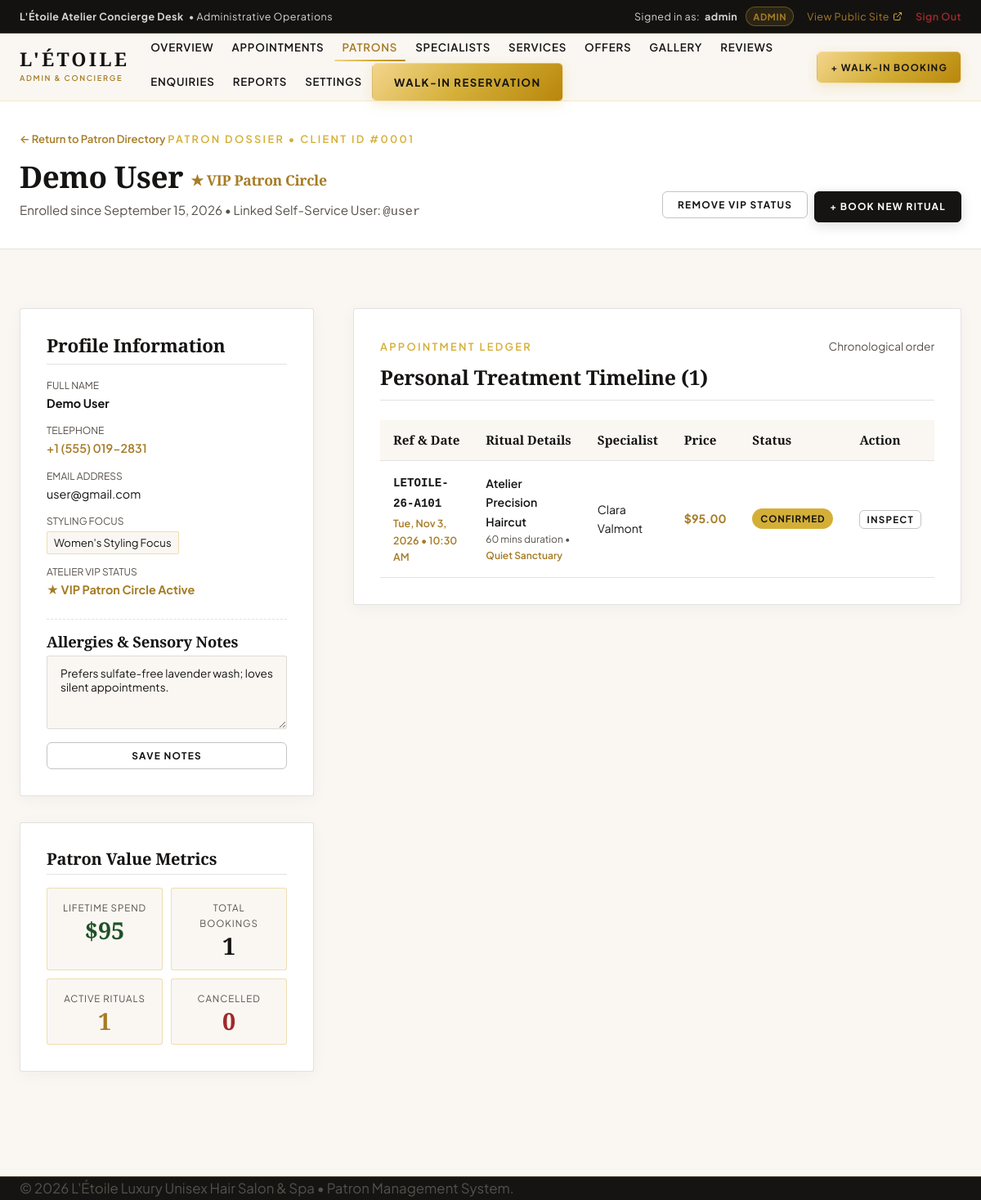
The app's page /admin-customer-detail.php?id=1 (signed in) with its own data.
### tables this page shows
CREATE TABLE `customers` (
  `id` INT UNSIGNED NOT NULL AUTO_INCREMENT,
  `user_id` INT UNSIGNED NULL DEFAULT NULL COMMENT 'Optional link if customer creates self-service account in future',
  `first_name` VARCHAR(50) NOT NULL,
  `last_name` VARCHAR(50) NOT NULL,
  `email` VARCHAR(100) NOT NULL,
  `phone` VARCHAR(25) NOT NULL,
  `gender_preference` ENUM('Unisex / Flexible', 'Women\'s Styling Focus', 'Men\'s Barbering Focus') NOT NULL DEFAULT 'Unisex / Flexible',
  `allergies_notes` TEXT NULL DEFAULT NULL COMMENT 'Chemical sensitivities, product allergies, or silent appointment preference',
  `is_vip` TINYINT(1) NOT NULL DEFAULT 0,
  `created_at` TIMESTAMP NOT NULL DEFAULT CURRENT_TIMESTAMP,
  `updated_at` TIMESTAMP NOT NULL DEFAULT CURRENT_TIMESTAMP ON UPDATE CURRENT_TIMESTAMP,
  PRIMARY KEY (`id`),
  UNIQUE KEY `uk_customers_email` (`email`),
  KEY `idx_customers_phone` (`phone`),
  KEY `idx_customers_name` (`last_name`, `first_name`),
  KEY `fk_customers_user_id` (`user_id`),
  CONSTRAINT `fk_customers_user` FOREIGN KEY (`user_id`) REFERENCES `users` (`id`) ON DELETE SET NULL ON UPDATE CASCADE
);

CREATE TABLE `users` (
  `id` INT UNSIGNED NOT NULL AUTO_INCREMENT,
  `username` VARCHAR(50) NOT NULL,
  `email` VARCHAR(100) NOT NULL,
  `password_hash` VARCHAR(255) NOT NULL COMMENT 'BCrypt hash (PASSWORD_BCRYPT) - never plaintext',
  `role` ENUM('admin', 'manager', 'receptionist', 'stylist', 'customer') NOT NULL DEFAULT 'customer',
  `is_active` TINYINT(1) NOT NULL DEFAULT 1,
  `last_login` DATETIME NULL DEFAULT NULL,
  `created_at` TIMESTAMP NOT NULL DEFAULT CURRENT_TIMESTAMP,
  `updated_at` TIMESTAMP NOT NULL DEFAULT CURRENT_TIMESTAMP ON UPDATE CURRENT_TIMESTAMP,
  PRIMARY KEY (`id`),
  UNIQUE KEY `uk_users_username` (`username`),
  UNIQUE KEY `uk_users_email` (`email`),
  KEY `idx_users_role` (`role`),
  KEY `idx_users_is_active` (`is_active`)
);

CREATE TABLE `appointments` (
  `id` INT UNSIGNED NOT NULL AUTO_INCREMENT,
  `booking_reference` VARCHAR(20) NOT NULL COMMENT 'Human-friendly reference code e.g. LETOILE-2026-X892',
  `customer_id` INT UNSIGNED NOT NULL,
  `staff_id` INT UNSIGNED NULL DEFAULT NULL COMMENT 'NULL signifies Any Available Master Specialist',
  `service_id` INT UNSIGNED NULL DEFAULT NULL COMMENT 'Linked service or NULL if booked as standalone package offer',
  `offer_id` INT UNSIGNED NULL DEFAULT NULL COMMENT 'Linked package offer if applicable',
  `appointment_date` DATE NOT NULL,
  `appointment_time` TIME NOT NULL,
  `duration_minutes` SMALLINT UNSIGNED NOT NULL DEFAULT 60,
  `total_price` DECIMAL(10,2) NOT NULL DEFAULT 0.00,
  `status` ENUM('pending', 'confirmed', 'in_progress', 'completed', 'cancelled', 'no_show') NOT NULL DEFAULT 'pending',
  `silent_appointment` TINYINT(1) NOT NULL DEFAULT 0 COMMENT 'Guest preference for quiet service without conversational dialogue',
  `notes` TEXT NULL DEFAULT NULL COMMENT 'Guest notes, color history, product sensitivities',
  `cancellation_reason` VARCHAR(255) NULL DEFAULT NULL,
  `created_at` TIMESTAMP NOT NULL DEFAULT CURRENT_TIMESTAMP,
  `updated_at` TIMESTAMP NOT NULL DEFAULT CURRENT_TIMESTAMP ON UPDATE CURRENT_TIMESTAMP,
  PRIMARY KEY (`id`),
  UNIQUE KEY `uk_appointments_ref` (`booking_reference`),
  KEY `idx_appointments_customer` (`customer_id`),
  KEY `idx_appointments_staff` (`staff_id`),
  KEY `idx_appointments_service` (`service_id`),
  KEY `idx_appointments_offer` (`offer_id`),
  KEY `idx_appointments_date_time` (`appointment_date`, `appointment_time`),
  KEY `idx_appointments_status` (`status`),
  CONSTRAINT `fk_appointments_customer` FOREIGN KEY (`customer_id`) REFERENCES `customers` (`id`) ON DELETE RESTRICT ON UPDATE CASCADE,
  CONSTRAINT `fk_appointments_staff` FOREIGN KEY (`staff_id`) REFERENCES `staff` (`id`) ON DELETE SET NULL ON UPDATE CASCADE,
  CONSTRAINT `fk_appointments_service` FOREIGN KEY (`service_id`) REFERENCES `services` (`id`) ON DELETE RESTRICT ON UPDATE CASCADE,
  CONSTRAINT `fk_appointments_offer` FOREIGN KEY (`offer_id`) REFERENCES `offers` (`id`) ON DELETE SET NULL ON UPDATE CASCADE
);

CREATE TABLE `staff` (
  `id` INT UNSIGNED NOT NULL AUTO_INCREMENT,
  `user_id` INT UNSIGNED NULL DEFAULT NULL COMMENT 'Staff login user account link',
  `slug` VARCHAR(60) NOT NULL COMMENT 'URL identifier e.g. clara-valmont, matches frontend query params',
  `full_name` VARCHAR(80) NOT NULL,
  `role_title` VARCHAR(100) NOT NULL COMMENT 'e.g. Founder & Creative Director, Lead Colourist & Balayage',
  `bio` TEXT NOT NULL,
  `specialties` VARCHAR(255) NOT NULL COMMENT 'Comma-separated tags e.g. French Bob, Precision Dry Cutting',
  `experience_years` TINYINT UNSIGNED NOT NULL DEFAULT 5,
  `avatar_url` VARCHAR(255) NULL DEFAULT NULL,
  `working_days` VARCHAR(100) NOT NULL DEFAULT 'Tue,Wed,Thu,Fri,Sat',
  `is_available` TINYINT(1) NOT NULL DEFAULT 1,
  `display_order` SMALLINT UNSIGNED NOT NULL DEFAULT 0,
  `created_at` TIMESTAMP NOT NULL DEFAULT CURRENT_TIMESTAMP,
  `updated_at` TIMESTAMP NOT NULL DEFAULT CURRENT_TIMESTAMP ON UPDATE CURRENT_TIMESTAMP,
  PRIMARY KEY (`id`),
  UNIQUE KEY `uk_staff_slug` (`slug`),
  UNIQUE KEY `uk_staff_user_id` (`user_id`),
  KEY `idx_staff_available` (`is_available`),
  KEY `idx_staff_display_order` (`display_order`),
  CONSTRAINT `fk_staff_user` FOREIGN KEY (`user_id`) REFERENCES `users` (`id`) ON DELETE SET NULL ON UPDATE CASCADE
);

### admin-customer-detail.php (the view, shortened to what the rows shown need)
<?php
require_once __DIR__ . '/includes/bootstrap.php';
$customerId = (int)($_GET['id'] ?? 0);
try {
    $pdo = Database::getConnection();
    $stmt = $pdo->prepare("
        SELECT
            c.id,
            c.user_id,
            c.first_name,
            c.last_name,
            c.email,
            c.phone,
            c.gender_preference,
            c.allergies_notes,
            c.is_vip,
            c.created_at,
            c.updated_at,
            u.username AS linked_username,
            u.role AS user_role,
            u.is_active AS user_active
        FROM customers c
        LEFT JOIN users u ON c.user_id = u.id
        WHERE c.id = :id
        LIMIT 1
    ");
    $stmt->execute(['id' => $customerId]);
    $customer = $stmt->fetch();
    $historyStmt = $pdo->prepare("
        SELECT
            a.id,
            a.booking_reference,
            a.appointment_date,
            a.appointment_time,
            a.duration_minutes,
            a.total_price,
            a.status,
            a.silent_appointment,
            a.notes,
            a.cancellation_reason,
            a.created_at,
            COALESCE(s.name, o.title, 'Bespoke Ritual') AS service_name,
            st.full_name AS specialist_name
        FROM appointments a
        LEFT JOIN services s ON a.service_id = s.id
        LEFT JOIN offers o ON a.offer_id = o.id
        LEFT JOIN staff st ON a.staff_id = st.id
        WHERE a.customer_id = :id
        ORDER BY a.appointment_date DESC, a.appointment_time DESC
    ");
    $historyStmt->execute(['id' => $customerId]);
    $appointments = $historyStmt->fetchAll();
} catch (Exception $e) {
    AppLogger::error("Customer detail query error: " . $e->getMessage());
    Response::redirect('admin-customers.php', "Database error loading patron dossier.", 'error');
}
?>
<!DOCTYPE html>
<html lang="en">
<head>
  <link rel="stylesheet" href="assets/css/style.css">
  <link rel="stylesheet" href="assets/css/responsive.css">
</head>
<body style="background-color: var(--color-ivory);">
  <section style="background-color: var(--color-white); border-bottom: 1px solid var(--color-charcoal-border); padding: var(--space-xl) 0;">
    <div class="container">
      <div style="display:flex; justify-content:space-between; align-items:flex-end; flex-wrap:wrap; gap:var(--space-md);">
        <div>
          <a href="admin-customers.php" style="font-size:0.82rem; color:var(--color-champagne-dark); font-weight:600; display:inline-flex; align-items:center; gap:4px; margin-bottom:6px;">
            &larr; Return to Patron Directory
          </a>
          <span class="eyebrow eyebrow-no-line">Patron Dossier &bull; Client ID #<?php echo str_pad((string)$customer['id'], 4, '0', STR_PAD_LEFT); ?></span>
          <h1 style="font-family: var(--font-serif); font-size: 2.3rem; color: var(--color-charcoal); margin: 4px 0 6px;">
            <?php echo e($customer['first_name'] . ' ' . $customer['last_name']); ?>
            <?php if (!empty($customer['is_vip'])): ?>
              <span style="font-size:1.1rem; color:var(--color-champagne-dark); font-weight:600; vertical-align:middle;">
                &#9733; VIP Patron Circle
              </span>
            <?php endif; ?>
          </h1>
          <p style="color: var(--color-charcoal-muted); margin: 0; font-size: 0.95rem;">
            Enrolled since <?php echo date('F j, Y', strtotime($customer['created_at'])); ?>
            <?php if (!empty($customer['linked_username'])): ?>
              &bull; Linked Self-Service User: <code>@<?php echo e($customer['linked_username']); ?></code>
            <?php endif; ?>
          </p>
        </div>
      </div>
    </div>
  </section>
  <main style="padding: var(--space-3xl) 0 var(--space-4xl);">
    <div class="container">
      <div style="display:grid; grid-template-columns: 1fr 2fr; gap:var(--space-2xl); align-items:start;" class="profile-layout-grid">
        <div>
          <div class="dossier-card">
            <div style="display:flex; flex-direction:column; gap:12px; font-size:0.9rem;">
              <div>
                <span style="font-size:0.75rem; text-transform:uppercase; color:var(--color-charcoal-muted); display:block;">Full Name</span>
                <strong><?php echo e($customer['first_name'] . ' ' . $customer['last_name']); ?></strong>
              </div>
              <div>
                <span style="font-size:0.75rem; text-transform:uppercase; color:var(--color-charcoal-muted); display:block;">Telephone</span>
                <a href="tel:<?php echo e($customer['phone']); ?>" style="color:var(--color-champagne-dark); font-weight:600;"><?php echo e($customer['phone']); ?></a>
              </div>
              <div>
                <span style="font-size:0.75rem; text-transform:uppercase; color:var(--color-charcoal-muted); display:block;">Email Address</span>
                <a href="mailto:<?php echo e($customer['email']); ?>" style="color:inherit;"><?php echo e($customer['email']); ?></a>
              </div>
              <div>
                <span style="font-size:0.75rem; text-transform:uppercase; color:var(--color-charcoal-muted); display:block;">Styling Focus</span>
                <span style="padding:2px 8px; background:var(--color-ivory); border:1px solid var(--color-champagne-border); border-radius:2px; font-size:0.82rem; display:inline-block; margin-top:2px;">
                  <?php echo e($customer['gender_preference'] ?: 'Unspecified'); ?>
                </span>
              </div>
            </div>
            <div style="margin-top:var(--space-lg); padding-top:var(--space-md); border-top:1px dashed var(--color-charcoal-border);">
              <form method="POST" action="admin-customer-detail.php?id=<?php echo $customerId; ?>">
                <textarea name="allergies_notes" class="form-control" style="min-height:90px; font-size:0.85rem; margin-bottom:8px;"><?php echo e($customer['allergies_notes'] ?? ''); ?></textarea>
                <button type="submit" class="btn btn-outline btn-sm" style="width:100%; justify-content:center;">Save Notes</button>
              </form>
            </div>
          </div>
        </div>
        <div>
          <div class="dossier-card">
            <?php if (empty($appointments)): ?>
              <div style="text-align:center; padding:var(--space-2xl) var(--space-md); color:var(--color-charcoal-muted);">
                <p>No appointments recorded for this patron yet.</p>
                <a href="book-appointment.html" target="_blank" class="btn btn-champagne btn-sm">+ Schedule First Appointment</a>
              </div>
            <?php else: ?>
              <div style="overflow-x:auto;">
                <table class="admin-table">
                  <thead>
                    <tr>
                      <th>Ref &amp; Date</th>
                      <th>Ritual Details</th>
                      <th>Specialist</th>
                      <th>Price</th>
                      <th>Status</th>
                      <th>Action</th>
                    </tr>
                  </thead>
                  <tbody>
                    <?php foreach ($appointments as $apt): ?>
                      <?php
                        $aptStatus = strtolower((string)$apt['status']);
                        $aptDate   = date('D, M j, Y', strtotime($apt['appointment_date']));
                        $aptTime   = date('g:i A', strtotime($apt['appointment_time']));
                      ?>
                      <tr>
                        <td>
                          <strong style="font-family:monospace;"><?php echo e($apt['booking_reference']); ?></strong>
                          <div style="font-size:0.78rem; color:var(--color-champagne-dark); font-weight:600; margin-top:2px;">
                            <?php echo e($aptDate); ?> &bull; <?php echo e($aptTime); ?>
                          </div>
                        </td>
                        <td>
                          <div style="font-weight:600;"><?php echo e($apt['service_name']); ?></div>
                          <div style="font-size:0.75rem; color:var(--color-charcoal-muted);">
                            <?php echo (int)$apt['duration_minutes']; ?> mins duration
                            <?php if (!empty($apt['silent_appointment'])): ?>
                              &bull; <span style="color:var(--color-champagne-dark); font-weight:600;">Quiet Sanctuary</span>
                            <?php endif; ?>
                          </div>
                        </td>
                        <td>
                          <?php echo e($apt['specialist_name'] ?: 'Any Specialist'); ?>
                        </td>
                        <td>
                          <strong style="color:var(--color-champagne-dark);">$<?php echo number_format((float)$apt['total_price'], 2); ?></strong>
                        </td>
                        <td>
                          <span class="status-badge status-<?php echo $aptStatus; ?>">
                            <?php echo e(ucfirst(str_replace('_', ' ', $aptStatus))); ?>
                          </span>
                        </td>
                        <td>
                          <button type="button" class="btn btn-outline btn-sm btn-inspect-appointment" data-id="<?php echo (int)$apt['id']; ?>" style="padding:3px 8px; font-size:0.72rem;">
                            Inspect
                          </button>
                        </td>
                      </tr>
                    <?php endforeach; ?>
                  </tbody>
                </table>
              </div>
            <?php endif; ?>
          </div>
        </div>
      </div>
    </div>
  </main>
</body>
</html>

### records on screen
customers: id "0001", first_name+last_name "Demo User", created_at "September 15, 2026", user.username "user", phone "+1 (555) 019-2831", email "user@gmail.com", gender_preference "Women's Styling Focus", allergies_notes "Prefers sulfate-free lavender wash; loves silent appointments."
appointments: booking_reference "LETOILE-26-A101", appointment_date "Tue, Nov 3, 2026", appointment_time "10:30 AM", service_name "Atelier Precision Haircut", duration_minutes "60", silent_appointment "Quiet Sanctuary", staff.full_name "Clara Valmont", total_price "95.00", status "CONFIRMED"

### other values on screen
$currentUser['username'] "admin"
$currentUser['role'] "ADMIN"
$patronStats['lifetime_spend'] "95"
$patronStats['total_bookings'] "1"
$patronStats['active_bookings'] "1"
$patronStats['cancelled_bookings'] "0"
count($appointments) "1"
